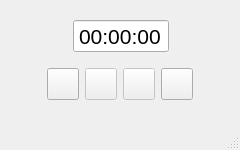
<?xml version="1.0" encoding="UTF-8"?>
<ui version="4.0">
 <class>MainWindow</class>
 <widget class="QMainWindow" name="MainWindow">
  <property name="enabled">
   <bool>true</bool>
  </property>
  <property name="geometry">
   <rect>
    <x>0</x>
    <y>0</y>
    <width>240</width>
    <height>150</height>
   </rect>
  </property>
  <property name="sizePolicy">
   <sizepolicy hsizetype="Preferred" vsizetype="Preferred">
    <horstretch>0</horstretch>
    <verstretch>0</verstretch>
   </sizepolicy>
  </property>
  <property name="windowTitle">
   <string>pycopersicum</string>
  </property>
  <property name="unifiedTitleAndToolBarOnMac">
   <bool>false</bool>
  </property>
  <widget class="QWidget" name="centralwidget">
   <widget class="QWidget" name="verticalLayoutWidget">
    <property name="geometry">
     <rect>
      <x>10</x>
      <y>10</y>
      <width>221</width>
      <height>101</height>
     </rect>
    </property>
    <layout class="QVBoxLayout" name="verticalLayout">
     <item>
      <layout class="QHBoxLayout" name="horizontalLayout_2">
       <item>
        <spacer name="horizontalSpacer">
         <property name="orientation">
          <enum>Qt::Horizontal</enum>
         </property>
         <property name="sizeHint" stdset="0">
          <size>
           <width>40</width>
           <height>20</height>
          </size>
         </property>
        </spacer>
       </item>
       <item>
        <widget class="QTimeEdit" name="timeEdit">
         <property name="font">
          <font>
           <family>Arial</family>
           <pointsize>16</pointsize>
          </font>
         </property>
         <property name="autoFillBackground">
          <bool>false</bool>
         </property>
         <property name="alignment">
          <set>Qt::AlignCenter</set>
         </property>
         <property name="readOnly">
          <bool>true</bool>
         </property>
         <property name="buttonSymbols">
          <enum>QAbstractSpinBox::NoButtons</enum>
         </property>
         <property name="accelerated">
          <bool>false</bool>
         </property>
         <property name="displayFormat">
          <string>HH:mm:ss</string>
         </property>
        </widget>
       </item>
       <item>
        <spacer name="horizontalSpacer_2">
         <property name="orientation">
          <enum>Qt::Horizontal</enum>
         </property>
         <property name="sizeHint" stdset="0">
          <size>
           <width>40</width>
           <height>20</height>
          </size>
         </property>
        </spacer>
       </item>
      </layout>
     </item>
     <item>
      <layout class="QHBoxLayout" name="horizontalLayout">
       <item>
        <spacer name="horizontalSpacer_3">
         <property name="orientation">
          <enum>Qt::Horizontal</enum>
         </property>
         <property name="sizeHint" stdset="0">
          <size>
           <width>40</width>
           <height>20</height>
          </size>
         </property>
        </spacer>
       </item>
       <item>
        <widget class="QPushButton" name="pushButton_2">
         <property name="enabled">
          <bool>true</bool>
         </property>
         <property name="maximumSize">
          <size>
           <width>32</width>
           <height>32</height>
          </size>
         </property>
         <property name="baseSize">
          <size>
           <width>0</width>
           <height>0</height>
          </size>
         </property>
         <property name="text">
          <string/>
         </property>
         <property name="icon">
          <iconset>
           <normaloff>E:/System/Programs/Freemind/Data/.freemind/icons/appointment-new.png</normaloff>E:/System/Programs/Freemind/Data/.freemind/icons/appointment-new.png</iconset>
         </property>
         <property name="iconSize">
          <size>
           <width>32</width>
           <height>32</height>
          </size>
         </property>
        </widget>
       </item>
       <item>
        <widget class="QPushButton" name="pushButton_3">
         <property name="enabled">
          <bool>false</bool>
         </property>
         <property name="maximumSize">
          <size>
           <width>32</width>
           <height>32</height>
          </size>
         </property>
         <property name="text">
          <string/>
         </property>
         <property name="icon">
          <iconset>
           <normaloff>E:/System/Programs/Freemind/Data/.freemind/icons/media-playback-start.png</normaloff>E:/System/Programs/Freemind/Data/.freemind/icons/media-playback-start.png</iconset>
         </property>
         <property name="iconSize">
          <size>
           <width>32</width>
           <height>32</height>
          </size>
         </property>
        </widget>
       </item>
       <item>
        <widget class="QPushButton" name="pushButton">
         <property name="enabled">
          <bool>false</bool>
         </property>
         <property name="maximumSize">
          <size>
           <width>32</width>
           <height>32</height>
          </size>
         </property>
         <property name="text">
          <string/>
         </property>
         <property name="icon">
          <iconset>
           <normaloff>E:/System/Programs/Freemind/Data/.freemind/icons/media-playback-stop.png</normaloff>E:/System/Programs/Freemind/Data/.freemind/icons/media-playback-stop.png</iconset>
         </property>
         <property name="iconSize">
          <size>
           <width>32</width>
           <height>32</height>
          </size>
         </property>
        </widget>
       </item>
       <item>
        <widget class="QPushButton" name="pushButton_4">
         <property name="sizePolicy">
          <sizepolicy hsizetype="Fixed" vsizetype="Fixed">
           <horstretch>0</horstretch>
           <verstretch>0</verstretch>
          </sizepolicy>
         </property>
         <property name="maximumSize">
          <size>
           <width>32</width>
           <height>32</height>
          </size>
         </property>
         <property name="inputMethodHints">
          <set>Qt::ImhNone</set>
         </property>
         <property name="text">
          <string/>
         </property>
         <property name="icon">
          <iconset>
           <normaloff>E:/System/Programs/Freemind/Data/.freemind/icons/media-playback-pause.png</normaloff>E:/System/Programs/Freemind/Data/.freemind/icons/media-playback-pause.png</iconset>
         </property>
         <property name="iconSize">
          <size>
           <width>32</width>
           <height>32</height>
          </size>
         </property>
        </widget>
       </item>
       <item>
        <spacer name="horizontalSpacer_4">
         <property name="orientation">
          <enum>Qt::Horizontal</enum>
         </property>
         <property name="sizeHint" stdset="0">
          <size>
           <width>40</width>
           <height>20</height>
          </size>
         </property>
        </spacer>
       </item>
      </layout>
     </item>
    </layout>
   </widget>
  </widget>
  <widget class="QMenuBar" name="menubar">
   <property name="geometry">
    <rect>
     <x>0</x>
     <y>0</y>
     <width>240</width>
     <height>20</height>
    </rect>
   </property>
  </widget>
  <widget class="QStatusBar" name="statusbar"/>
 </widget>
 <resources/>
 <connections/>
</ui>
